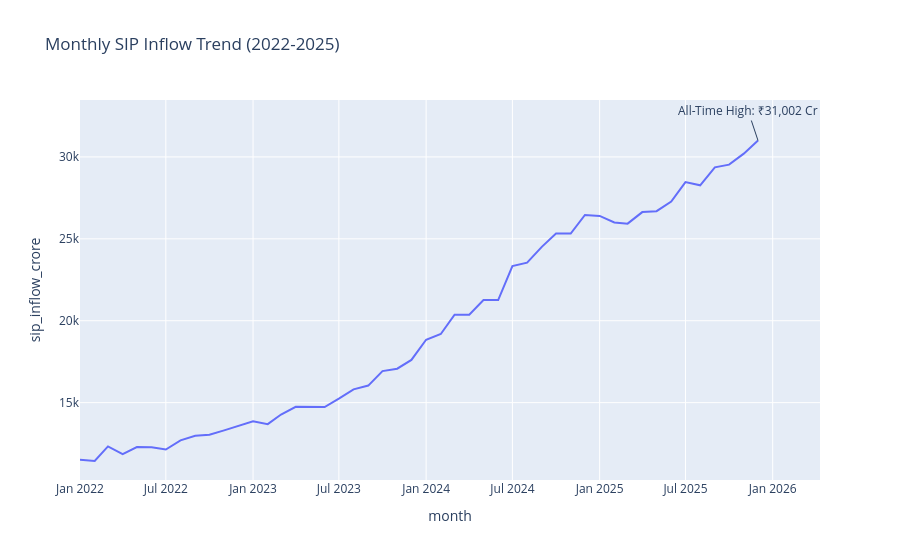

The code cell stored with this chart in its notebook:
### Code cell
fig = px.line(
    sip,
    x="month",
    y="sip_inflow_crore",
    title="Monthly SIP Inflow Trend (2022-2025)"
)

fig.add_annotation(
    x="2025-12-01",
    y=31002,
    text="All-Time High: ₹31,002 Cr",
    showarrow=True
)

fig.show()
